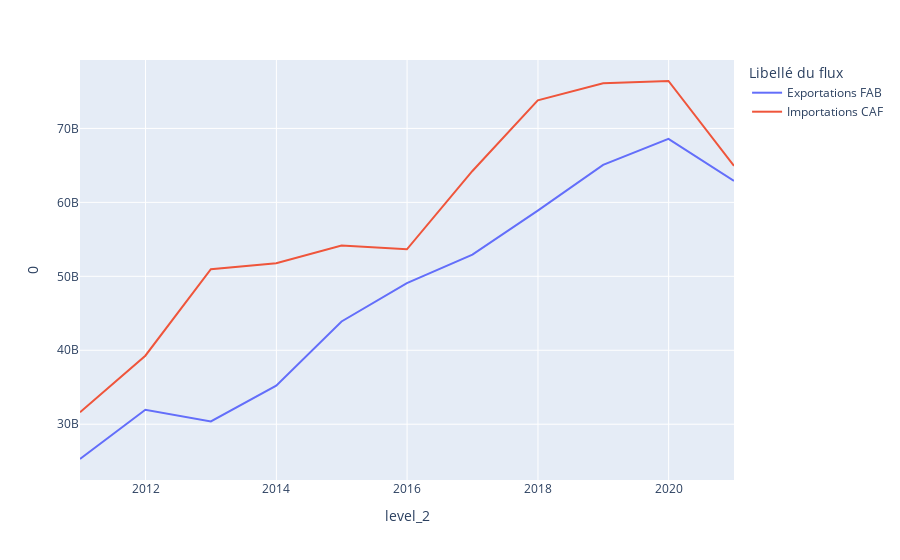

Notebook cell for this chart:
### Code cell
pays_exports=annual[(annual['Libellé du flux']=="Exportations FAB") | (annual['Libellé du flux']=="Importations CAF")]
annualdf=pays_exports.set_index(['Libellé du pays','Libellé du flux'])
annualdf=annualdf.transpose().set_index(pd.date_range(start='2010-01-01', periods=11, freq='Y'))
annualdf=annualdf.unstack()
annualdf=annualdf.to_frame()[:]
annualdf=annualdf.reset_index()
fig = px.line(annualdf[(annualdf['Libellé du pays']=='ESPAGNE')], x='level_2', y=0, color='Libellé du flux')
fig.show()

### Figure 1 — Plotly figure (JSON) as saved in the notebook; plotly's stock layout.template omitted (floating-point values rounded to 4 significant figures)
{"data": [{"hovertemplate": "Libellé du flux=Exportations FAB<br>level_2=%{x}<br>0=%{y}<extra></extra>", "legendgroup": "Exportations FAB", "line": {"color": "#636efa", "dash": "solid"}, "marker": {"symbol": "circle"}, "mode": "lines", "name": "Exportations FAB", "orientation": "v", "showlegend": true, "type": "scatter", "x": ["2010-12-31T00:00:00", "2011-12-31T00:00:00", "2012-12-31T00:00:00", "2013-12-31T00:00:00", "2014-12-31T00:00:00", "2015-12-31T00:00:00", "2016-12-31T00:00:00", "2017-12-31T00:00:00", "2018-12-31T00:00:00", "2019-12-31T00:00:00", "2020-12-31T00:00:00"], "xaxis": "x", "y": [25297051069, 31960000000.0, 30380000000.0, 35220000000.0, 43890000000.0, 49090000000.0, 52930000000.0, 58880000000.0, 65070000000.0, 68590000000.0, 62910000000.0], "yaxis": "y"}, {"hovertemplate": "Libellé du flux=Importations CAF<br>level_2=%{x}<br>0=%{y}<extra></extra>", "legendgroup": "Importations CAF", "line": {"color": "#EF553B", "dash": "solid"}, "marker": {"symbol": "circle"}, "mode": "lines", "name": "Importations CAF", "orientation": "v", "showlegend": true, "type": "scatter", "x": ["2010-12-31T00:00:00", "2011-12-31T00:00:00", "2012-12-31T00:00:00", "2013-12-31T00:00:00", "2014-12-31T00:00:00", "2015-12-31T00:00:00", "2016-12-31T00:00:00", "2017-12-31T00:00:00", "2018-12-31T00:00:00", "2019-12-31T00:00:00", "2020-12-31T00:00:00"], "xaxis": "x", "y": [31603389234, 39267140226, 50960000000.0, 51760000000.0, 54170000000.0, 53650000000.0, 64250000000.0, 73790000000.0, 76110000000.0, 76410000000.0, 64930000000.0], "yaxis": "y"}], "layout": {"legend": {"title": {"text": "Libellé du flux"}, "tracegroupgap": 0}, "margin": {"t": 60}, "xaxis": {"anchor": "y", "domain": [0, 1], "title": {"text": "level_2"}}, "yaxis": {"anchor": "x", "domain": [0, 1], "title": {"text": "0"}}}}
